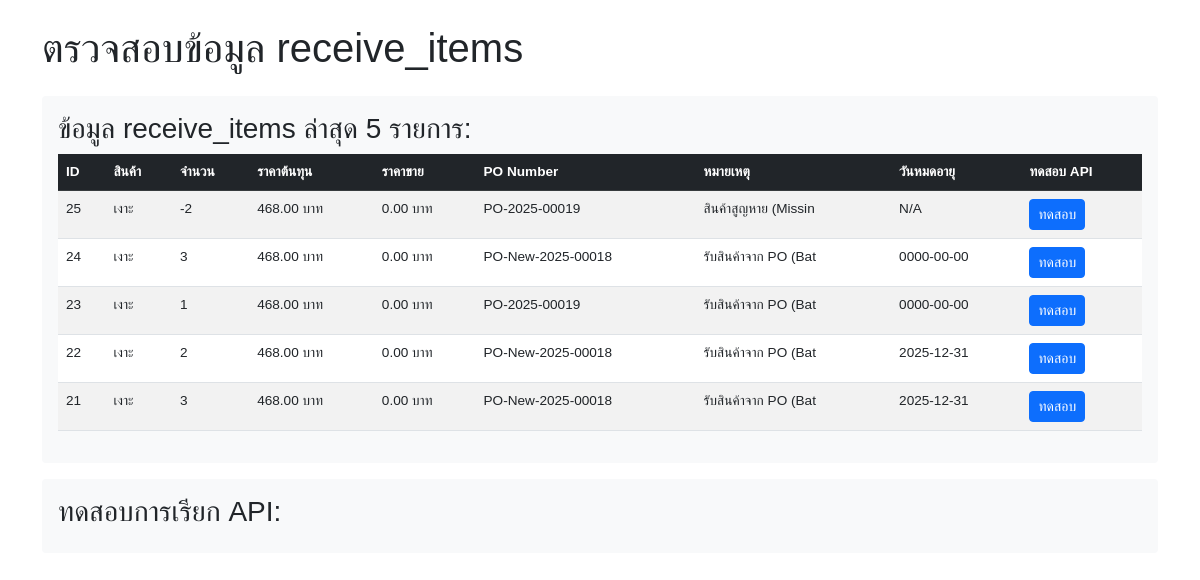
/receive/check_data.php, run on an earlier commit of the app's database.
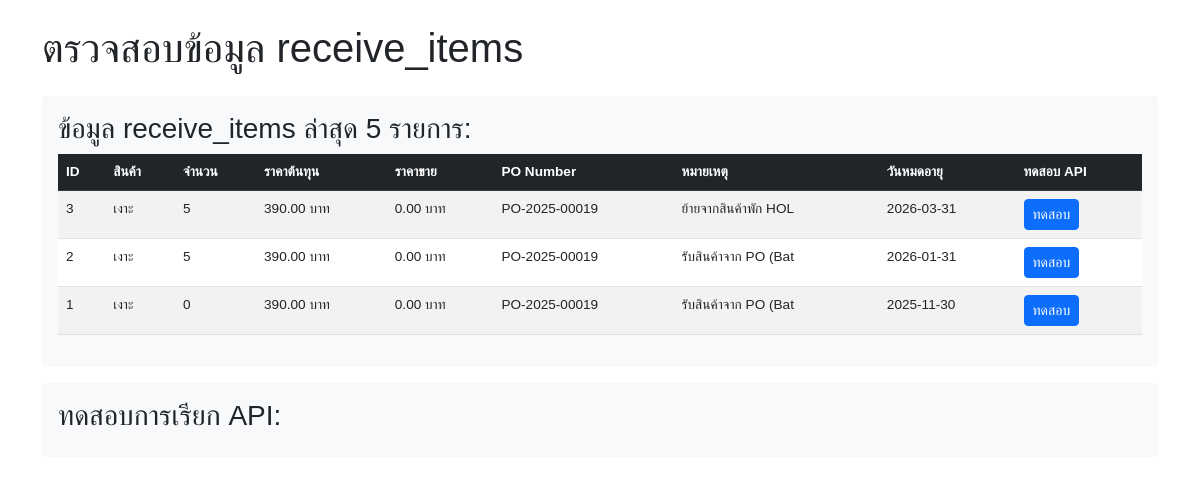
And on a later commit of the database.
### tables this page shows
CREATE TABLE `receive_items` (
  `receive_id` int(11) NOT NULL,
  `item_id` int(11) NOT NULL,
  `po_id` int(11) NOT NULL,
  `receive_qty` decimal(10,2) NOT NULL,
  `expiry_date` date DEFAULT NULL,
  `remark_color` varchar(50) DEFAULT NULL,
  `remark_split` varchar(50) DEFAULT NULL,
  `remark` text DEFAULT NULL,
  `created_by` int(11) DEFAULT NULL,
  `created_at` timestamp NULL DEFAULT current_timestamp()
);

CREATE TABLE `products` (
  `product_id` int(11) NOT NULL,
  `name` varchar(100) NOT NULL,
  `sku` varchar(255) DEFAULT NULL,
  `barcode` varchar(50) DEFAULT NULL,
  `unit` varchar(20) DEFAULT NULL,
  `image` varchar(255) DEFAULT NULL,
  `remark_color` varchar(100) NOT NULL,
  `remark_split` int(11) NOT NULL,
  `is_active` int(11) NOT NULL,
  `created_by` int(11) DEFAULT NULL,
  `created_at` datetime DEFAULT current_timestamp(),
  `product_category_id` int(11) DEFAULT NULL,
  `category_name` varchar(100) DEFAULT NULL COMMENT 'ชื่อประเภท'
);

CREATE TABLE `purchase_order_items` (
  `item_id` int(11) NOT NULL,
  `po_id` int(11) DEFAULT NULL,
  `product_id` int(11) DEFAULT NULL,
  `temp_product_id` int(11) DEFAULT NULL COMMENT 'ลิงก์ไปยัง temp_products หากเป็นสินค้าใหม่',
  `qty` decimal(10,2) DEFAULT NULL,
  `price_per_unit` decimal(10,2) DEFAULT NULL,
  `sale_price` decimal(10,2) NOT NULL,
  `total` decimal(12,2) DEFAULT NULL,
  `created_at` timestamp NOT NULL DEFAULT current_timestamp() ON UPDATE current_timestamp(),
  `currency_id` int(11) DEFAULT 1 COMMENT 'สกุลเงินของรายการ',
  `price_original` decimal(10,2) DEFAULT 0.00 COMMENT 'ราคาต่อหน่วยในสกุลเงินต้นฉบับ',
  `price_base` decimal(10,2) DEFAULT 0.00 COMMENT 'ราคาต่อหน่วยในสกุลเงินฐาน (บาท)',
  `currency` varchar(3) DEFAULT 'THB' COMMENT 'Currency code (THB, USD, etc.)',
  `original_price` decimal(10,2) DEFAULT NULL COMMENT 'Original price in the specified currency',
  `quantity` decimal(10,2) DEFAULT NULL COMMENT 'จำนวน (alias for qty)',
  `unit_price` decimal(10,2) DEFAULT NULL COMMENT 'ราคา/หน่วย (alias for price_per_unit)',
  `unit` varchar(20) DEFAULT NULL COMMENT 'หน่วยนับ',
  `po_item_amount` decimal(12,2) DEFAULT NULL COMMENT 'ยอดรวมรายการ'
);

CREATE TABLE `purchase_orders` (
  `po_id` int(11) NOT NULL,
  `po_number` varchar(20) DEFAULT NULL,
  `supplier_id` int(11) DEFAULT NULL COMMENT 'ลูกค้า',
  `order_date` datetime DEFAULT NULL,
  `total_amount` decimal(12,2) DEFAULT NULL,
  `ordered_by` int(11) DEFAULT NULL COMMENT 'ผู้บันทึก',
  `status` enum('pending','partial','completed','cancel') DEFAULT NULL,
  `remark` text DEFAULT NULL,
  `created_at` datetime NOT NULL DEFAULT current_timestamp() ON UPDATE current_timestamp(),
  `currency_id` int(11) DEFAULT 1 COMMENT 'สกุลเงินที่ใช้',
  `exchange_rate` decimal(10,6) DEFAULT 1.000000 COMMENT 'อัตราแลกเปลี่ยนขณะสั่งซื้อ',
  `total_amount_original` decimal(15,2) DEFAULT 0.00 COMMENT 'ยอดรวมในสกุลเงินต้นฉบับ',
  `total_amount_base` decimal(15,2) DEFAULT 0.00 COMMENT 'ยอดรวมในสกุลเงินฐาน (บาท)'
);

### receive/check_data.php (the view, shortened to what this page needs)
<?php
require '../config/db_connect.php';
?>
<!DOCTYPE html>
<html lang="th">
<head>
    <link href="https://cdn.jsdelivr.net/npm/bootstrap@5.3.0/dist/css/bootstrap.min.css" rel="stylesheet">
</head>
<body>
    <div class="container py-4">
        <h1 class="mb-4">ตรวจสอบข้อมูล receive_items</h1>
        <?php
        try {
            $sql = "SELECT r.receive_id, r.receive_qty, r.remark, r.expiry_date,
                           poi.price_per_unit, poi.sale_price,
                           p.name as product_name, po.po_number
                    FROM receive_items r
                    LEFT JOIN purchase_order_items poi ON r.item_id = poi.item_id
                    LEFT JOIN products p ON poi.product_id = p.product_id
                    LEFT JOIN purchase_orders po ON r.po_id = po.po_id
                    ORDER BY r.receive_id DESC LIMIT 5";
            $stmt = $pdo->query($sql);
            $results = $stmt->fetchAll(PDO::FETCH_ASSOC);
            if (empty($results)) {
                echo '<div class="alert alert-warning">ไม่พบข้อมูล receive_items</div>';
            } else {
                echo '<div class="test-result">';
                echo '<h3>ข้อมูล receive_items ล่าสุด 5 รายการ:</h3>';
                echo '<div class="table-responsive">';
                echo '<table class="table table-striped data-table">';
                echo '<thead class="table-dark">';
                echo '<tr>';
                echo '<th>ID</th>';
                echo '<th>สินค้า</th>';
                echo '<th>จำนวน</th>';
                echo '<th>ราคาต้นทุน</th>';
                echo '<th>ราคาขาย</th>';
                echo '<th>PO Number</th>';
                echo '<th>หมายเหตุ</th>';
                echo '<th>วันหมดอายุ</th>';
                echo '<th>ทดสอบ API</th>';
                echo '</tr>';
                echo '</thead>';
                echo '<tbody>';
                foreach ($results as $row) {
                    echo '<tr>';
                    echo '<td>' . $row['receive_id'] . '</td>';
                    echo '<td>' . htmlspecialchars($row['product_name'] ?? 'N/A') . '</td>';
                    echo '<td>' . number_format($row['receive_qty']) . '</td>';
                    echo '<td>' . number_format($row['price_per_unit'] ?? 0, 2) . ' บาท</td>';
                    echo '<td>' . number_format($row['sale_price'] ?? 0, 2) . ' บาท</td>';
                    echo '<td>' . htmlspecialchars($row['po_number'] ?? 'N/A') . '</td>';
                    echo '<td>' . htmlspecialchars(mb_substr($row['remark'] ?? '', 0, 20)) . '</td>';
                    echo '<td>' . ($row['expiry_date'] ?? 'N/A') . '</td>';
                    echo '<td><button class="btn btn-sm btn-primary test-api" data-id="' . $row['receive_id'] . '">ทดสอบ</button></td>';
                    echo '</tr>';
                }
                echo '</tbody>';
                echo '</table>';
                echo '</div>';
                echo '</div>';
            }
        } catch (Exception $e) {
            echo '<div class="alert alert-danger">Error: ' . $e->getMessage() . '</div>';
        }
        ?>
        <div class="test-result">
            <h3>ทดสอบการเรียก API:</h3>
        </div>
    </div>
</body>
</html>

### receive/check_data.php (style rules this page uses)
body { font-family: 'Sarabun', sans-serif; }
.data-table { font-size: 0.85rem; }
.test-result { background: #f8f9fa; padding: 1rem; border-radius: 4px; margin: 1rem 0; }

What changed in the data, as far as the page shows it:
removed receive_items: receive_id "25", products.name "เงาะ", receive_qty "-2", item.price_per_unit "468.00", item.sale_price "0.00", po.po_number "PO-2025-00019", remark "สินค้าสูญหาย (Missin", expiry_date "N/A"
removed receive_items: receive_id "24", products.name "เงาะ", receive_qty "3", item.price_per_unit "468.00", item.sale_price "0.00", po.po_number "PO-New-2025-00018", remark "รับสินค้าจาก PO (Bat", expiry_date "0000-00-00"
removed receive_items: receive_id "23", products.name "เงาะ", receive_qty "1", item.price_per_unit "468.00", item.sale_price "0.00", po.po_number "PO-2025-00019", remark "รับสินค้าจาก PO (Bat", expiry_date "0000-00-00"
removed receive_items: receive_id "22", products.name "เงาะ", receive_qty "2", item.price_per_unit "468.00", item.sale_price "0.00", po.po_number "PO-New-2025-00018", remark "รับสินค้าจาก PO (Bat", expiry_date "2025-12-31"
removed receive_items: receive_id "21", products.name "เงาะ", receive_qty "3", item.price_per_unit "468.00", item.sale_price "0.00", po.po_number "PO-New-2025-00018", remark "รับสินค้าจาก PO (Bat", expiry_date "2025-12-31"
added receive_items: receive_id "3", products.name "เงาะ", receive_qty "5", item.price_per_unit "390.00", item.sale_price "0.00", po.po_number "PO-2025-00019", remark "ย้ายจากสินค้าพัก HOL", expiry_date "2026-03-31"
added receive_items: receive_id "2", products.name "เงาะ", receive_qty "5", item.price_per_unit "390.00", item.sale_price "0.00", po.po_number "PO-2025-00019", remark "รับสินค้าจาก PO (Bat", expiry_date "2026-01-31"
added receive_items: receive_id "1", products.name "เงาะ", receive_qty "0", item.price_per_unit "390.00", item.sale_price "0.00", po.po_number "PO-2025-00019", remark "รับสินค้าจาก PO (Bat", expiry_date "2025-11-30"
